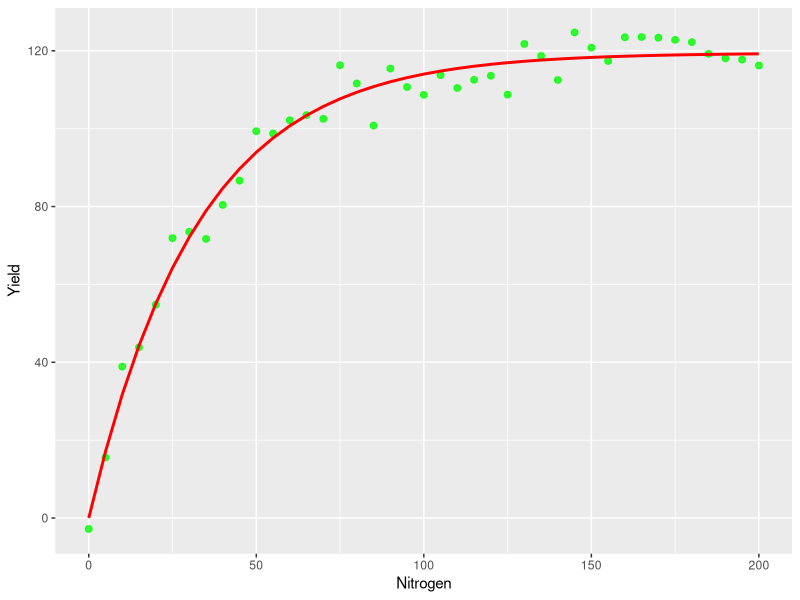
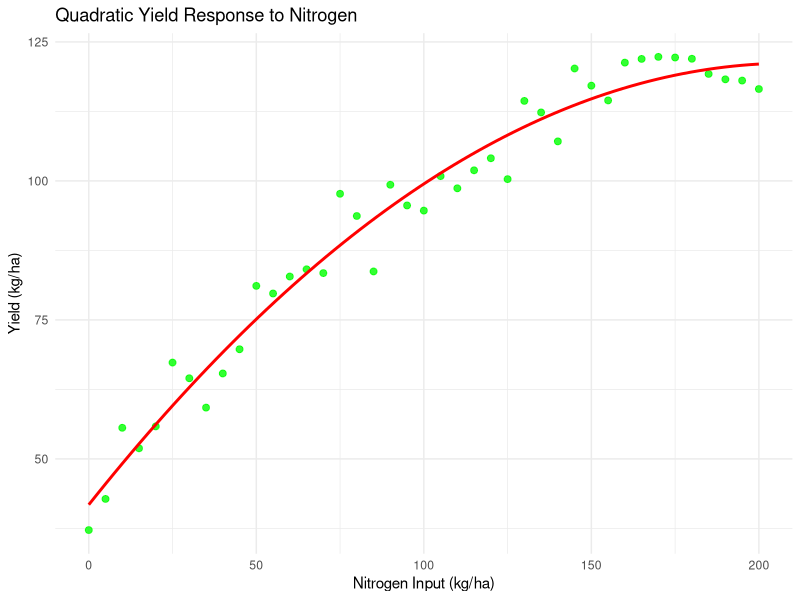

Recreate these plots in R, in order.
## ---- chunk 1
#| include: false

library(data.table)
library(tidyverse)
library(mgcv)
library(parallel)
library(patchwork)
library(caret)
library(ggplot2)

## ---- chunk 2

#| fig-height: 3
#| fig-width: 5
#| fig-align: center

# Generate sample data
set.seed(123)
nitrogen <- seq(0, 200, by = 5)  # Nitrogen input
Y_max <- 120  # Maximum yield
beta <- 0.03  # Nitrogen efficiency parameter
epsilon <- rnorm(length(nitrogen), mean = 0, sd = 5)  # Random error

# Calculate yield using M-B function
yield <- Y_max * (1 - exp(-beta * nitrogen)) + epsilon

# Create a data frame for plotting
data <- data.frame(Nitrogen = nitrogen, Yield = yield)

# Fit the M-B function
fit <- nls(Yield ~ Y_max * (1 - exp(-beta * Nitrogen)), 
           data = data, 
           start = list(Y_max = 120, beta = 0.03))

# Generate predicted values for plotting
data$Predicted_Yield <- predict(fit)

# Plot the observed data and fitted curve
ggplot(data, aes(x = Nitrogen, y = Yield)) +
  geom_point(color = "green", size = 2, alpha = 0.8) +  # Observed data
  geom_line(aes(y = Predicted_Yield), color = "red", size = 1)

## ---- chunk 3
#| fig-height: 3
#| fig-width: 5
#| fig-align: center

# Generate synthetic data
set.seed(123)
nitrogen <- seq(0, 200, by = 5)
beta_0 <- 40  # Intercept
beta_1 <- 0.8  # Linear nitrogen effect
beta_2 <- -0.002  # Quadratic nitrogen effect
epsilon <- rnorm(length(nitrogen), mean = 0, sd = 5)  # Random error

# Quadratic yield data
yield <- beta_0 + beta_1 * nitrogen + beta_2 * nitrogen^2 + epsilon
data <- data.frame(Nitrogen = nitrogen, Yield = yield)

# Fit a quadratic regression model
quad_fit <- lm(Yield ~ Nitrogen + I(Nitrogen^2), data = data)

# Plot observed data and fitted curve
ggplot(data, aes(x = Nitrogen, y = Yield)) +
  geom_point(color = "green", size = 2, alpha = 0.8) +  # Observed data
  stat_smooth(method = "lm", formula = y ~ poly(x, 2), se = FALSE, color = "red") +  # Fitted curve
  labs(
    title = "Quadratic Yield Response to Nitrogen",
    x = "Nitrogen Input (kg/ha)",
    y = "Yield (kg/ha)"
  ) +
  theme_minimal()
